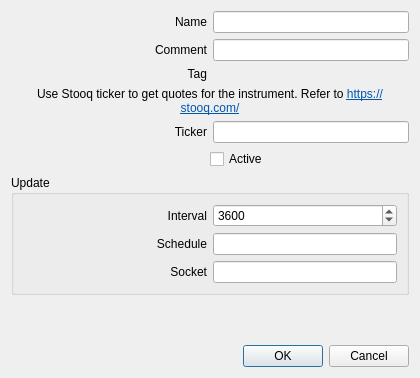
<?xml version="1.0" encoding="UTF-8"?>
<ui version="4.0">
 <class>ExtQuotes</class>
 <widget class="QDialog" name="ExtQuotes">
  <property name="geometry">
   <rect>
    <x>0</x>
    <y>0</y>
    <width>420</width>
    <height>378</height>
   </rect>
  </property>
  <property name="windowTitle">
   <string>Configuration</string>
  </property>
  <layout class="QVBoxLayout" name="verticalLayout">
   <item>
    <layout class="QHBoxLayout" name="layout_name">
     <item>
      <widget class="QLabel" name="label_name">
       <property name="sizePolicy">
        <sizepolicy hsizetype="Expanding" vsizetype="Preferred">
         <horstretch>0</horstretch>
         <verstretch>0</verstretch>
        </sizepolicy>
       </property>
       <property name="text">
        <string>Name</string>
       </property>
       <property name="alignment">
        <set>Qt::AlignRight|Qt::AlignTrailing|Qt::AlignVCenter</set>
       </property>
      </widget>
     </item>
     <item>
      <widget class="QLineEdit" name="lineEdit_name"/>
     </item>
    </layout>
   </item>
   <item>
    <layout class="QHBoxLayout" name="layout_comment">
     <item>
      <widget class="QLabel" name="label_comment">
       <property name="sizePolicy">
        <sizepolicy hsizetype="Expanding" vsizetype="Preferred">
         <horstretch>0</horstretch>
         <verstretch>0</verstretch>
        </sizepolicy>
       </property>
       <property name="text">
        <string>Comment</string>
       </property>
       <property name="alignment">
        <set>Qt::AlignRight|Qt::AlignTrailing|Qt::AlignVCenter</set>
       </property>
      </widget>
     </item>
     <item>
      <widget class="QLineEdit" name="lineEdit_comment"/>
     </item>
    </layout>
   </item>
   <item>
    <layout class="QHBoxLayout" name="layout_number">
     <item>
      <widget class="QLabel" name="label_number">
       <property name="text">
        <string>Tag</string>
       </property>
       <property name="alignment">
        <set>Qt::AlignRight|Qt::AlignTrailing|Qt::AlignVCenter</set>
       </property>
      </widget>
     </item>
     <item>
      <widget class="QLabel" name="label_numberValue">
       <property name="text">
        <string/>
       </property>
      </widget>
     </item>
    </layout>
   </item>
   <item>
    <widget class="QLabel" name="label">
     <property name="text">
      <string>&lt;html&gt;&lt;head/&gt;&lt;body&gt;&lt;p&gt;Use Stooq ticker to get quotes for the instrument. Refer to &lt;a href=&quot;https://stooq.com/&quot;&gt;&lt;span style=&quot; text-decoration: underline; color:#0057ae;&quot;&gt;https://stooq.com/&lt;/span&gt;&lt;/a&gt;&lt;/p&gt;&lt;/body&gt;&lt;/html&gt;</string>
     </property>
     <property name="alignment">
      <set>Qt::AlignCenter</set>
     </property>
     <property name="wordWrap">
      <bool>true</bool>
     </property>
     <property name="openExternalLinks">
      <bool>true</bool>
     </property>
    </widget>
   </item>
   <item>
    <layout class="QHBoxLayout" name="layout_ticker">
     <item>
      <widget class="QLabel" name="label_ticker">
       <property name="sizePolicy">
        <sizepolicy hsizetype="Expanding" vsizetype="Preferred">
         <horstretch>0</horstretch>
         <verstretch>0</verstretch>
        </sizepolicy>
       </property>
       <property name="text">
        <string>Ticker</string>
       </property>
       <property name="alignment">
        <set>Qt::AlignRight|Qt::AlignTrailing|Qt::AlignVCenter</set>
       </property>
      </widget>
     </item>
     <item>
      <widget class="QLineEdit" name="lineEdit_ticker"/>
     </item>
    </layout>
   </item>
   <item>
    <layout class="QHBoxLayout" name="layout_active">
     <item>
      <spacer name="spacer_active">
       <property name="orientation">
        <enum>Qt::Horizontal</enum>
       </property>
       <property name="sizeHint" stdset="0">
        <size>
         <width>40</width>
         <height>20</height>
        </size>
       </property>
      </spacer>
     </item>
     <item>
      <widget class="QCheckBox" name="checkBox_active">
       <property name="sizePolicy">
        <sizepolicy hsizetype="Expanding" vsizetype="Fixed">
         <horstretch>0</horstretch>
         <verstretch>0</verstretch>
        </sizepolicy>
       </property>
       <property name="text">
        <string>Active</string>
       </property>
      </widget>
     </item>
    </layout>
   </item>
   <item>
    <widget class="QGroupBox" name="groupBox_update">
     <property name="title">
      <string>Update</string>
     </property>
     <layout class="QVBoxLayout" name="verticalLayout_2">
      <item>
       <layout class="QHBoxLayout" name="layout_interval">
        <item>
         <widget class="QLabel" name="label_interval">
          <property name="text">
           <string>Interval</string>
          </property>
          <property name="alignment">
           <set>Qt::AlignRight|Qt::AlignTrailing|Qt::AlignVCenter</set>
          </property>
         </widget>
        </item>
        <item>
         <widget class="QSpinBox" name="spinBox_interval">
          <property name="minimum">
           <number>1</number>
          </property>
          <property name="maximum">
           <number>10000</number>
          </property>
          <property name="singleStep">
           <number>500</number>
          </property>
          <property name="value">
           <number>3600</number>
          </property>
         </widget>
        </item>
       </layout>
      </item>
      <item>
       <layout class="QHBoxLayout" name="layout_schedule">
        <item>
         <widget class="QLabel" name="label_schedule">
          <property name="sizePolicy">
           <sizepolicy hsizetype="Expanding" vsizetype="Preferred">
            <horstretch>0</horstretch>
            <verstretch>0</verstretch>
           </sizepolicy>
          </property>
          <property name="text">
           <string>Schedule</string>
          </property>
          <property name="alignment">
           <set>Qt::AlignRight|Qt::AlignTrailing|Qt::AlignVCenter</set>
          </property>
         </widget>
        </item>
        <item>
         <widget class="QLineEdit" name="lineEdit_schedule"/>
        </item>
       </layout>
      </item>
      <item>
       <layout class="QHBoxLayout" name="layout_socket">
        <item>
         <widget class="QLabel" name="label_socket">
          <property name="sizePolicy">
           <sizepolicy hsizetype="Expanding" vsizetype="Preferred">
            <horstretch>0</horstretch>
            <verstretch>0</verstretch>
           </sizepolicy>
          </property>
          <property name="text">
           <string>Socket</string>
          </property>
          <property name="alignment">
           <set>Qt::AlignRight|Qt::AlignTrailing|Qt::AlignVCenter</set>
          </property>
         </widget>
        </item>
        <item>
         <widget class="QLineEdit" name="lineEdit_socket"/>
        </item>
       </layout>
      </item>
     </layout>
    </widget>
   </item>
   <item>
    <spacer name="verticalSpacer">
     <property name="orientation">
      <enum>Qt::Vertical</enum>
     </property>
     <property name="sizeHint" stdset="0">
      <size>
       <width>20</width>
       <height>40</height>
      </size>
     </property>
    </spacer>
   </item>
   <item>
    <widget class="QDialogButtonBox" name="buttonBox">
     <property name="orientation">
      <enum>Qt::Horizontal</enum>
     </property>
     <property name="standardButtons">
      <set>QDialogButtonBox::Cancel|QDialogButtonBox::Ok</set>
     </property>
    </widget>
   </item>
  </layout>
 </widget>
 <resources/>
 <connections>
  <connection>
   <sender>buttonBox</sender>
   <signal>accepted()</signal>
   <receiver>ExtQuotes</receiver>
   <slot>accept()</slot>
   <hints>
    <hint type="sourcelabel">
     <x>248</x>
     <y>254</y>
    </hint>
    <hint type="destinationlabel">
     <x>157</x>
     <y>274</y>
    </hint>
   </hints>
  </connection>
  <connection>
   <sender>buttonBox</sender>
   <signal>rejected()</signal>
   <receiver>ExtQuotes</receiver>
   <slot>reject()</slot>
   <hints>
    <hint type="sourcelabel">
     <x>316</x>
     <y>260</y>
    </hint>
    <hint type="destinationlabel">
     <x>286</x>
     <y>274</y>
    </hint>
   </hints>
  </connection>
 </connections>
</ui>
